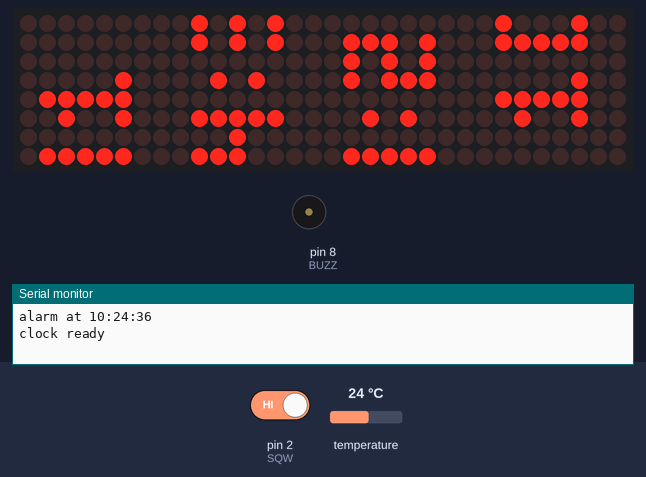
A sketch run on a simulated Arduino Uno, built with avr-gcc and run on an emulated ATmega328P. Parts: 32×8 LED matrix, buzzer (waves = sounding), the last lines printed to the serial monitor. Wiring (inferred from the names in the program): DS3231 clock at I2C address 0x68; 4 × MAX7219 LED driver (orientation assumed): CS pin 10. Inputs (shaded band) come from the test bench; at power-on: pin 2 (SQW) HIGH, temperature 24 °C. The local clock reads 2024-03-15 10:24:30 at power-on unless the sketch sets it.

Above: at 1.2 s.
1.3 s: pin 2 (SQW) driven LOW
At 2.21 s:
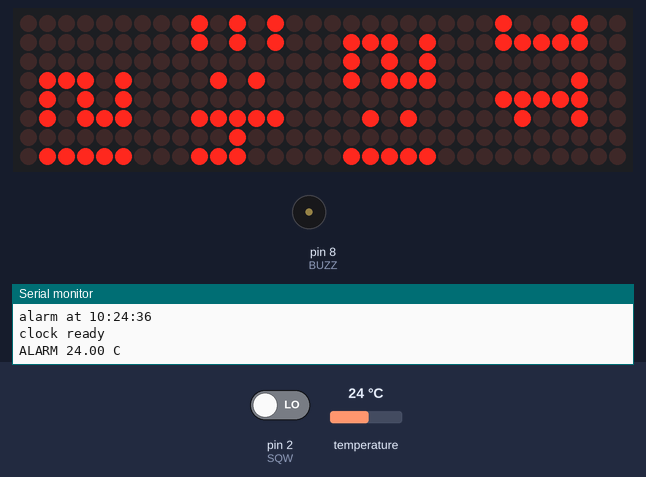
3.5 s: pin 2 (SQW) driven HIGH
At 4.8 s:
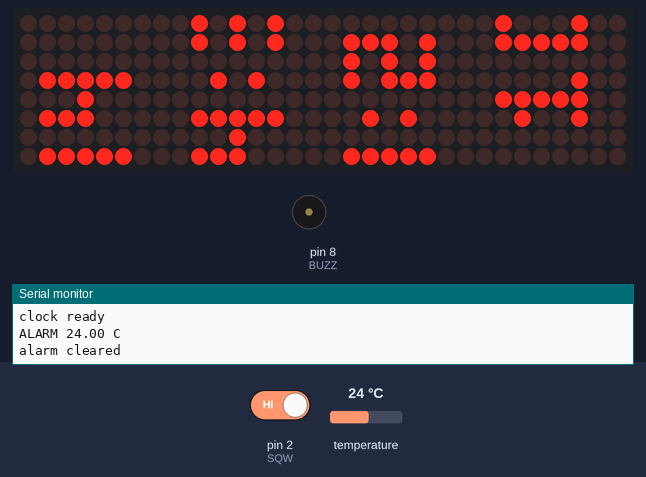
6.5 s: pin 2 (SQW) driven LOW
At 6.63 s:
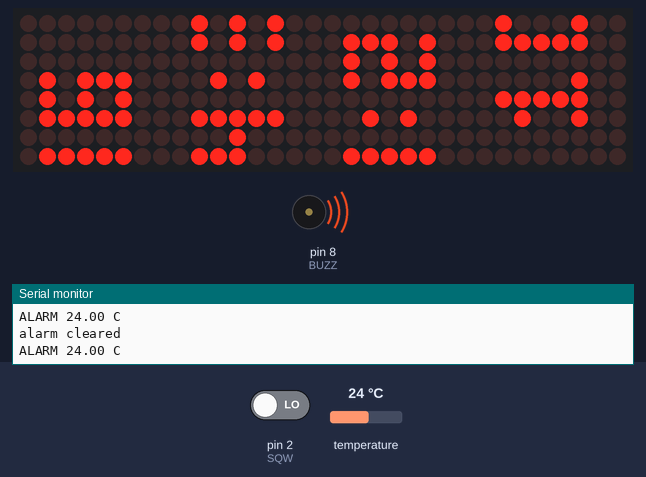
Timing chart, 0 to 23.5 s (numbered marks = the images above; inputs shaded):
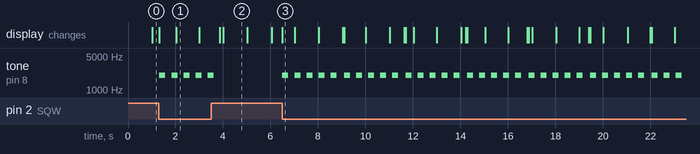

Measured:
- after the input at 1.3 s, tone on pin 8 (BUZZ): alternates 2000 Hz for 0.25 s and silent for 0.25 s, starting at once
- after the input at 3.5 s, tone on pin 8 (BUZZ): goes on until 3.6 s, then stays silent
- after the input at 6.5 s, tone on pin 8 (BUZZ): alternates 2000 Hz for 0.25 s and silent for 0.25 s, starting at once
- what the display in image 1 shows lasts 1.0 s, from 2.0 s to 3.0 s
- what the display in image 3 shows lasts 0.5 s, from 6.5 s to 7.0 s

The sketch:

clock-default.ino
```cpp
// Lesson 24: Real-time clock. A DS3231 keeps the time (I2C, address 0x68), a chain of four MAX7219 8x8 matrices shows HH:MM:SS (SPI),
// alarm 1 of the DS3231 pulls its SQW/INT pin low, and the buzzer on D8 rings. No libraries except Wire and SPI: the drivers below are ours.
byte alarmAfter = 6;           // seconds from boot until the alarm goes off
unsigned int beepMs = 2500;    // how long the alarm rings

#include <Wire.h>
#include <SPI.h>

const byte RTC = 0x68;         // DS3231 I2C address
const byte LOAD = 10;          // MAX7219 chip select (LOAD)
const byte SQW = 2;            // DS3231 INT/SQW, open drain, low while an alarm flag is set
const byte BUZZ = 8;
const byte CHIPS = 4;

// ---------- DS3231 ----------
byte toBcd(byte v) { return ((v / 10) << 4) | (v % 10); }
byte fromBcd(byte v) { return (v >> 4) * 10 + (v & 0x0F); }

// two digits with a leading zero: 7 -> 07
void print2(byte v) {
  if (v < 10) Serial.print('0');
  Serial.print(v);
}

void rtcWrite(byte reg, byte value) {
  Wire.beginTransmission(RTC);
  Wire.write(reg);
  Wire.write(value);
  Wire.endTransmission();
}

byte rtcRead(byte reg) {
  Wire.beginTransmission(RTC);
  Wire.write(reg);
  Wire.endTransmission();
  Wire.requestFrom(RTC, (byte)1);
  return Wire.available() ? Wire.read() : 0;
}

// seconds, minutes, hours in one burst (registers 0x00..0x02)
bool rtcTime(byte &s, byte &m, byte &h) {
  Wire.beginTransmission(RTC);
  Wire.write((byte)0);
  if (Wire.endTransmission() != 0) return false;
  if (Wire.requestFrom(RTC, (byte)3) != 3) return false;
  s = fromBcd(Wire.read() & 0x7F);
  m = fromBcd(Wire.read() & 0x7F);
  h = fromBcd(Wire.read() & 0x3F);
  return true;
}

void rtcSetTime(byte h, byte m, byte s) {
  Wire.beginTransmission(RTC);
  Wire.write((byte)0);
  Wire.write(toBcd(s));
  Wire.write(toBcd(m));
  Wire.write(toBcd(h));
  Wire.write((byte)4);          // day of week
  Wire.write(toBcd(15));        // date
  Wire.write(toBcd(1));         // month
  Wire.write(toBcd(26));        // year
  Wire.endTransmission();
}

// alarm 1: match hours, minutes and seconds (A1M4 set = ignore the date)
void rtcSetAlarm(byte h, byte m, byte s) {
  Wire.beginTransmission(RTC);
  Wire.write((byte)0x07);
  Wire.write(toBcd(s));
  Wire.write(toBcd(m));
  Wire.write(toBcd(h));
  Wire.write((byte)0x80);
  Wire.endTransmission();
  rtcWrite(0x0F, 0x00);         // clear the flags
  rtcWrite(0x0E, 0x05);         // INTCN = 1 (alarm output), A1IE = 1
}

// ---------- MAX7219 chain ----------
void sendAll(byte reg, const byte *data) {
  SPI.beginTransaction(SPISettings(4000000, MSBFIRST, SPI_MODE0));
  digitalWrite(LOAD, LOW);
  for (int8_t k = CHIPS - 1; k >= 0; k--) {   // the first word goes to the farthest chip
    SPI.transfer(reg);
    SPI.transfer(data[k]);
  }
  digitalWrite(LOAD, HIGH);
  SPI.endTransaction();
}

void sendSame(byte reg, byte value) {
  byte d[CHIPS];
  for (byte i = 0; i < CHIPS; i++) d[i] = value;
  sendAll(reg, d);
}

// 3 x 5 digits, one row per byte, bit 2 = left column
const byte DIGITS[10][5] = {
  {7, 5, 5, 5, 7}, {2, 6, 2, 2, 7}, {7, 1, 7, 4, 7}, {7, 1, 7, 1, 7}, {5, 5, 7, 1, 1},
  {7, 4, 7, 1, 7}, {7, 4, 7, 5, 7}, {7, 1, 1, 1, 1}, {7, 5, 7, 5, 7}, {7, 5, 7, 1, 7}
};

unsigned long rowBits[5];

// put a glyph of 3 columns into the 32-column picture at column col (0 = left edge)
void putDigit(byte value, byte col) {
  for (byte r = 0; r < 5; r++) {
    unsigned long bits = DIGITS[value][r];
    rowBits[r] |= bits << (29 - col);
  }
}

void putColon(byte col) {
  rowBits[1] |= 1UL << (31 - col);
  rowBits[3] |= 1UL << (31 - col);
}

void showTime(byte h, byte m, byte s) {
  for (byte r = 0; r < 5; r++) rowBits[r] = 0;
  putDigit(h / 10, 2);  putDigit(h % 10, 6);  putColon(10);
  putDigit(m / 10, 12); putDigit(m % 10, 16); putColon(20);
  putDigit(s / 10, 22); putDigit(s % 10, 26);
  for (byte r = 0; r < 8; r++) {
    byte d[CHIPS];
    for (byte k = 0; k < CHIPS; k++) {
      d[k] = (r >= 1 && r <= 5) ? (byte)(rowBits[r - 1] >> (8 * (CHIPS - 1 - k))) : 0;
    }
    sendAll(r + 1, d);
  }
}

bool ringing = false;
unsigned long ringStart = 0;
byte lastSecond = 99;

void setup() {
  Serial.begin(9600);
  pinMode(LOAD, OUTPUT);
  digitalWrite(LOAD, HIGH);
  pinMode(SQW, INPUT);
  pinMode(BUZZ, OUTPUT);
  Wire.begin();
  SPI.begin();
  sendSame(0x0F, 0x00);   // display test off
  sendSame(0x09, 0x00);   // no decode, we send pixels
  sendSame(0x0B, 0x07);   // scan all 8 rows
  sendSame(0x0A, 0x02);   // dim
  sendSame(0x0C, 0x01);   // normal operation

  // A clock that lost its backup battery has the OSF flag set: its time cannot be trusted, so set it.
  if (rtcRead(0x0F) & 0x80) {
    rtcSetTime(7, 30, 0);
    Serial.println("clock was stopped: set 07:30:00");
  }
  byte s = 0, m = 0, h = 0;
  rtcTime(s, m, h);
  unsigned long total = (unsigned long)h * 3600UL + (unsigned long)m * 60UL + s + alarmAfter;
  total %= 86400UL;
  rtcSetAlarm(total / 3600UL, (total / 60UL) % 60UL, total % 60UL);
  Serial.print("alarm at ");
  print2((byte)(total / 3600UL)); Serial.print(':');
  print2((byte)((total / 60UL) % 60UL)); Serial.print(':');
  print2((byte)(total % 60UL)); Serial.println();
  Serial.println("clock ready");
}

void loop() {
  unsigned long now = millis();
  byte s = 0, m = 0, h = 0;
  if (rtcTime(s, m, h) && s != lastSecond) {
    lastSecond = s;
    showTime(h, m, s);
  }
  if (!ringing && digitalRead(SQW) == LOW) {   // alarm 1 fired: the chip holds INT low until we clear A1F
    ringing = true;
    ringStart = now;
    sendSame(0x0A, 0x0F);                       // full brightness
    byte hi = rtcRead(0x11);                    // chip temperature: signed integer part, then 0.25 degree steps in the top 2 bits
    byte lo = rtcRead(0x12) >> 6;
    int centi = (int)(int8_t)hi * 100 + lo * 25;   // hundredths of a degree
    Serial.print("ALARM ");
    if (centi < 0) { Serial.print('-'); centi = -centi; }
    Serial.print(centi / 100);
    Serial.print('.');
    if (centi % 100 < 10) Serial.print('0');
    Serial.print(centi % 100);
    Serial.println(" C");
  }
  if (ringing) {
    unsigned long t = now - ringStart;
    if (t >= beepMs) {
      noTone(BUZZ);
      rtcWrite(0x0F, 0x00);                     // clear A1F, the chip releases INT
      sendSame(0x0A, 0x02);
      ringing = false;
      Serial.println("alarm cleared");
    } else if ((t / 250UL) % 2UL == 0UL) {
      tone(BUZZ, 2000);
    } else {
      noTone(BUZZ);
    }
  }
  delay(50);
}
```
